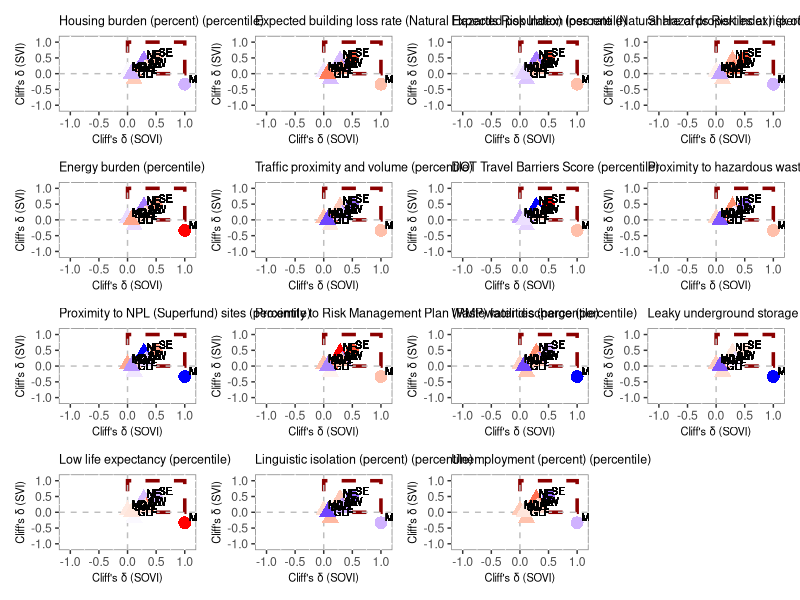

Write the R code that produced this figure.
library(ggplot2)
library(readr)
setwd("C:\\GoogleDrive\\GitHub\\deep_learning\\misc\\misc\\apu_research")
df = read.csv('summary_stats_sovi_svi_LI_dynamic0711.csv')
df$LI = 'Low Income'
df2 = read.csv('summary_stats_sovi_svi_NLI_dynamic0711.csv')
df2$LI = 'not-Low Income'
df = rbind(df, df2)

x = df[df$Source == 'SOVI', c('cliff_d', 'LI', 'Cregion')]
y = df[df$Source == 'SVI', c('cliff_d', 'LI', 'Cregion')]


library(ggplot2)
library(patchwork)
library(cowplot)
library(dplyr)

P <- list()
print(unique(df$Source))
for (zz in unique(df$Source)) {
  if (zz != 'SOVI' & zz != 'SVI') {

    z <- df[df$Source == zz, c('cliff_d', 'LI', 'Cregion')]
    df1 <- merge(x, y, by = c('Cregion', 'LI'))
    df1 <- merge(df1, z, by = c('Cregion', 'LI'))
    names(df1) <- c('Cregion', 'Li', 'SOVI', 'SVI', 'J40')

    # Create each plot without individual legends
    p <- ggplot(df1, aes(x = SOVI, y = SVI)) +
      annotate("rect", xmin = 0, xmax = 1, ymin = 0, ymax = 1,
               color = "darkred", fill = NA, linetype = "dashed", size = 1.2) +
      geom_hline(yintercept = 0, linetype = "dashed", color = "gray") +
      geom_vline(xintercept = 0, linetype = "dashed", color = "gray") +
      geom_point(aes(color = J40, shape = Li), size = 4, alpha = 0.8) +
      # scale_color_gradient2(low = "blue", mid = "white", high = "red", midpoint = 0, limits = c(-1, 1),
      #                       name = "Cliff's δ (J40)\n−1: Higher in independent\n+1: Higher in compound") +
      scale_color_gradient2(
        low = "blue", mid = "white", high = "red",
        midpoint = 0, limits = c(-1, 1),
        name = "Cliff's δ (J40)",
        breaks = c(-1, 0, 1),
        labels = c("Higher in \n independent", "Equal", "Higher in \n compound")
      ) +
      scale_shape_manual(values = c(16, 17)) +
      xlim(c(-1, 1)) +
      ylim(c(-1, 1)) +
      scale_x_continuous(limits = c(-1, 1), expand = expansion(mult = 0.1)) +
      scale_y_continuous(limits = c(-1, 1), expand = expansion(mult = 0.1)) +
      geom_text(aes(label = Cregion), hjust = -0.2, vjust = -0.2, size = 2.5) +
      #theme_minimal() +
      theme(panel.background = element_rect(fill = "white", colour = "grey50")) +
      labs(
        title = zz,
        x = "Cliff's δ (SOVI)", y = "Cliff's δ (SVI)", shape = "Income"
      ) +
      theme(legend.position = "none",
            plot.title = element_text(size = 9),  # 🔹 Reduce plot title size
            axis.title = element_text(size = 8)                  # Optional: axis labels
            #axis.text = element_text(size = 8)                    # Optional: axis tick labels

      )

    P[[zz]] <- p
  }
}

# Extract legend from one of the plots (e.g., first plot in P)
first_plot <- P[[1]]
legend <- get_legend(
  P[[1]] +
    theme(
      legend.position = "bottom",
      legend.box = "vertical",
      legend.title = element_text(size = 9),
      legend.text = element_text(size = 8)
    ) +
    guides(
      color = guide_colorbar(
        title.position = "top",
        direction = "horizontal",
        barwidth = unit(4, "cm"),
        barheight = unit(0.4, "cm")
      ),
      shape = guide_legend(
        title = "Income",
        title.position = "top",
        ncol = 1,
        override.aes = list(size = 4)
      )
    )
)


# Add the legend to the 16th slot (bottom-right of 4x4 grid)
legend_plot <- wrap_elements(legend)
P[["__legend__"]] <- legend_plot
final_plot <- wrap_plots(P, ncol = 4)
final_plot
